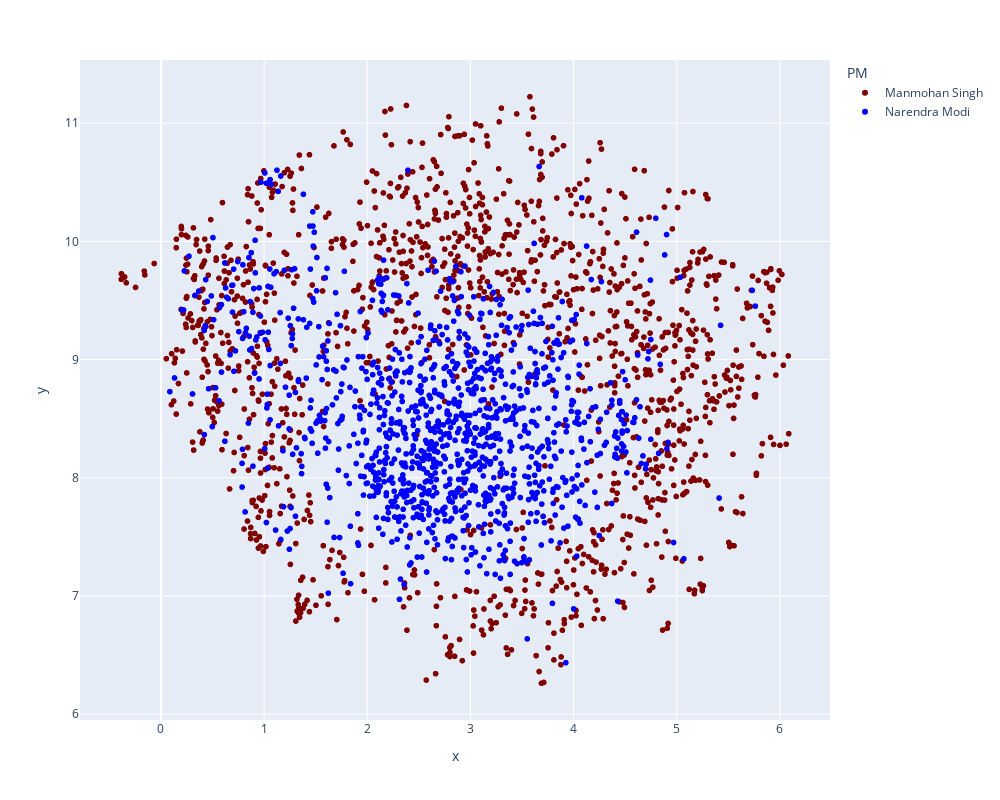

This figure's notebook cell:
### Markdown cell above
## Plot the UMAP Model

### Code cell
import plotly.express as px

# Set the 'z' column values to 1 for rows up to index 1351
df_umap_2.loc[:1351, 'PM'] = 'Manmohan Singh'

# Set the 'z' column values to 2 for rows starting from index 1351
df_umap_2.loc[1351:, 'PM'] = 'Narendra Modi'

fig = px.scatter(
    df_umap_2,  # DataFrame containing the data
    x='x',          # Column name for the x-axis values
    y='y',          # Column name for the y-axis values
    color='PM',     # Column name for assigning colors based on cluster
    #size='x',      # Column name for assigning marker size based on cluster
    size_max=10,
    color_discrete_sequence = ['maroon', 'blue']          
)

# Customize the layout of the figure
fig.update_layout(
    height=800,  # Set the height of the figure
    width=1000   # Set the width of the figure
)

# Display the plot
fig.show()

### Figure 1 — Plotly figure (JSON) as saved in the notebook; plotly's stock layout.template omitted (floating-point values rounded to 4 significant figures; data arrays with more than 128 entries replaced by an {"elided": "..."} marker saying what was removed)
{"data": [{"hovertemplate": "PM=Manmohan Singh<br>x=%{x}<br>y=%{y}<extra></extra>", "legendgroup": "Manmohan Singh", "marker": {"color": "maroon", "symbol": "circle"}, "mode": "markers", "name": "Manmohan Singh", "showlegend": true, "type": "scattergl", "x": {"elided": "1351 float values"}, "xaxis": "x", "y": {"elided": "1351 float values"}, "yaxis": "y"}, {"hovertemplate": "PM=Narendra Modi<br>x=%{x}<br>y=%{y}<extra></extra>", "legendgroup": "Narendra Modi", "marker": {"color": "blue", "symbol": "circle"}, "mode": "markers", "name": "Narendra Modi", "showlegend": true, "type": "scattergl", "x": {"elided": "1182 float values"}, "xaxis": "x", "y": {"elided": "1182 float values"}, "yaxis": "y"}], "layout": {"height": 800, "legend": {"title": {"text": "PM"}, "tracegroupgap": 0}, "margin": {"t": 60}, "width": 1000, "xaxis": {"anchor": "y", "domain": [0, 1], "title": {"text": "x"}}, "yaxis": {"anchor": "x", "domain": [0, 1], "title": {"text": "y"}}}}
